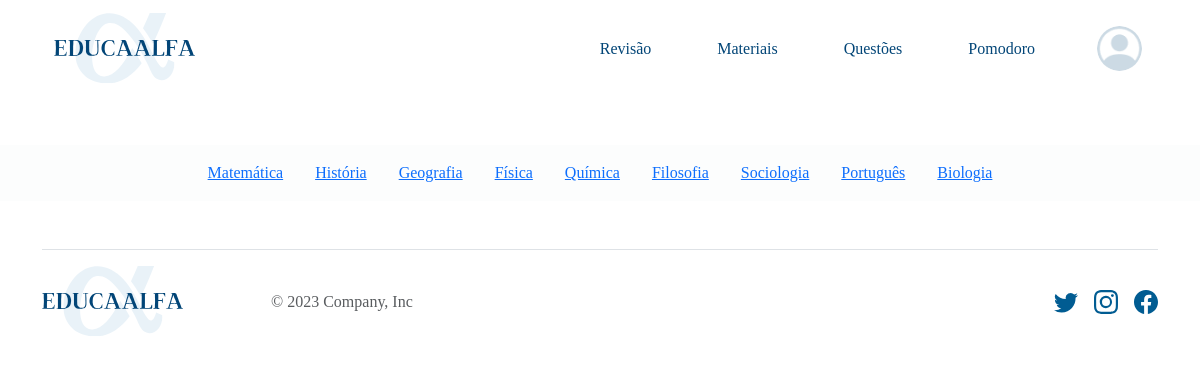
Screenshot of /disciplinas/ (signed in) with the database file from the repository.
### core/models.py (models this page shows)
class Profile(models.Model):
    user = models.OneToOneField(User, on_delete=models.CASCADE)
    email = models.EmailField()
    telefone = models.CharField(max_length=11)
    endereco = models.CharField(max_length=200)
    image = models.ImageField(default='perfil/img/personcircle.png', upload_to='perfil/img')

### materiais/models.py (models this page shows)
class Disciplina(models.Model):
    nome = models.CharField(max_length=100, default="")

### materiais/views.py (the view)
# urls.py: path('disciplinas/', lista_disciplinas, name='lista_disciplinas'),
def lista_disciplinas(request):
    disciplinas = Disciplina.objects.all()
    context = {
        'disciplinas': disciplinas
        }
    return render(request, 'materiais/lista_disciplinas.html', context)

### materiais/templates/materiais/lista_disciplinas.html
{% extends 'base.html' %}
{% load static %}
{% block content %}
<div class="d-flex justify-content-center m-5">
  {% for disciplina in disciplinas %}
  <div class="p-3">
    <a href="{% url 'lista_assuntos' disciplina.id %}">
      {{ disciplina.nome }}
    </a>
  </div>
  {% endfor %}
</div>
{% endblock %}

### templates/base.html (shortened to what this page needs)
{% load static %}
<!DOCTYPE html>
<html lang="pt-br">
<head>
  <link href="https://cdn.jsdelivr.net/npm/bootstrap@5.3.2/dist/css/bootstrap.min.css" rel="stylesheet"
>
  <link rel="stylesheet" href="{% static 'css/style.css' %}">
</head>
<body>
  <header class="container">
    <nav class="navbar navbar-expand-lg">
      <div class="container-fluid">
        <a class="navbar-brand" href="{% url 'index' %}"><img class="logo" src="{% static 'img\LogoOficial.svg'  %}"
            alt=""></a>
        <div class="d-flex justify-content-end align-items-center">
          <div class="  collapse navbar-collapse basenav nav " id="navbarSupportedContent">
            <ul class="navbar-nav navul justify-content-end">
              <li class="nav-item navli">
                <a class="nav-link" href="{% url 'indexrevisao' %}">Revisão</a>
              </li>
              <li class="nav-item navli">
                <a class="nav-link" href="{% url 'index' %}#materiais">Materiais</a>
              </li>
              <li class="nav-item navli">
                <a class="nav-link" href="{% url 'indexquestoes' %}">Questões</a>
              </li>
              <li class="nav-item navli">
                <a class="nav-link" href="{% url 'indexpomodoro' %}">Pomodoro</a>
              </li>
            </ul>
          </div>
          {% if user.is_authenticated %}
          <div class="m-1">
            <a href="{% url 'dashboard' %}">
              <img class="imguser" src="{{ user.profile.image.url }}" alt="Foto do Usuário">
            </a>
          </div>
          {% else %}
          <div class="entrar m-1">
            <a href="{% url 'dashboard' %}">Entrar</a>
          </div>
          {% endif %}
        </div>
      </div>
    </nav>
  </header>
  <main>
    <div class=" container">
      {% block content %}
      {% endblock %}
    </div>
  </main>
  <div class="container">
    <footer class="d-flex flex-wrap justify-content-between align-items-center py-3 my-4 border-top">
      <div class="col-md-4 d-flex align-items-center">
        <img class="logo-footer" src="{% static 'img\LogoOficial.svg'  %}" alt="">
        <a href="/" class="mb-3 me-2 mb-md-0 text-muted text-decoration-none lh-1">
          <svg class="bi" width="30" height="24">
            <use xlink:href="#bootstrap"></use>
          </svg>
        </a>
        <span class="text-muted">© 2023 Company, Inc</span>
      </div>
      <ul class="nav col-md-4 justify-content-end list-unstyled d-flex">
        <li class="ms-3"><a class="text-muted" href="#"><svg class="bi" width="24" height="24">
              <use xlink:href="#twitter"></use>
            </svg></a></li>
        <li class="ms-3"><a class="text-muted" href="#"><svg class="bi" width="24" height="24">
              <use xlink:href="#instagram"></use>
            </svg></a></li>
        <li class="ms-3"><a class="text-muted" href="#"><svg class="bi" width="24" height="24">
              <use xlink:href="#facebook"></use>
            </svg></a></li>
      </ul>
    </footer>
  </div>
</body>
</body>
</html>

### static/css/style.css (style rules this page uses)
:root { --cor-1: #001B48; --cor-2: #024577; --cor-3: #015C92; --cor-4: #2d82B5; --cor-5: #018ABE; --cor-6: #97C4D8; --cor-7: #88CDF6; --cor-8: #B6E6FF; --cor-9: #D6E8EE; --cor-10: #ECEFF1; }
* { font-family: 'Merriweather'; }
main { background-color: #FCFDFD; }
nav { width: 100%; }
.basenav .navli { margin-right: 50px; }
.basenav a { text-decoration: none; color: #024577; }
.logo { max-height: 140px; }
.basenav { display: flex; align-items: center; }
.logo-footer { margin-right: 50px; }
.text-muted { fill: #015C92; }
.imguser { width: 45px !important; height: 45px !important; border-radius: 45px ; }

### rows the page displays
Disciplina: nome "Matemática"
Disciplina: nome "História"
Disciplina: nome "Geografia"
Disciplina: nome "Física"
Disciplina: nome "Química"
Disciplina: nome "Filosofia"
Disciplina: nome "Sociologia"
Disciplina: nome "Português"
Disciplina: nome "Biologia"
